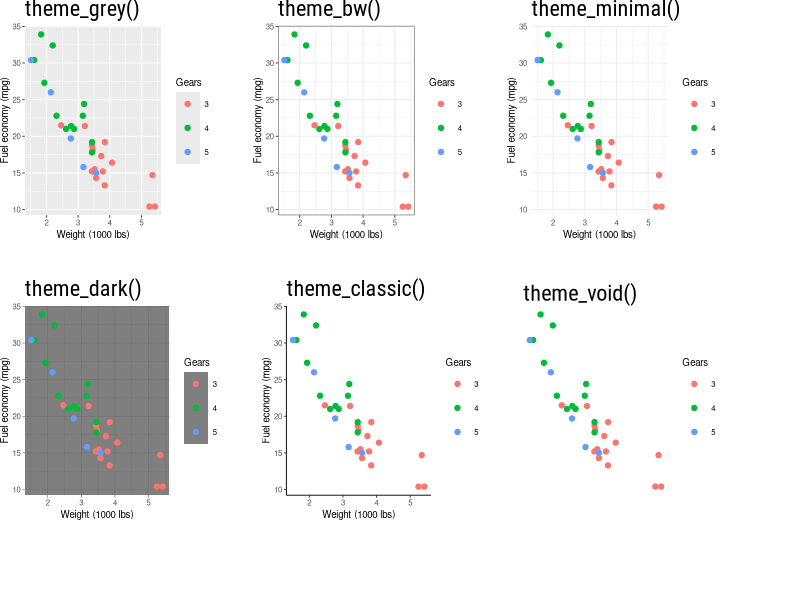

Generate this figure with R:
## ---- chunk 1
#| echo: false
#| results: 'asis'
#| fig-width: 10
#| fig-height: 5.5
#| fig-align: center
library(tidyverse)
library(patchwork)

mtcars2 <- within(mtcars, {
  vs <- factor(vs, labels = c("V-shaped", "Straight"))
  am <- factor(am, labels = c("Automatic", "Manual"))
  cyl  <- factor(cyl)
  gear <- factor(gear)
})

p <- ggplot(mtcars2) +
  geom_point(aes(x = wt, y = mpg, colour = gear)) +
  labs(x = "Weight (1000 lbs)", y = "Fuel economy (mpg)", colour = "Gears") +
  theme(plot.title = element_text(family = "Roboto Condensed"))

p1 <- p + labs(title = "theme_grey()") + theme_grey(base_size = 7)
p2 <- p + labs(title = "theme_bw()") + theme_bw(base_size = 7)
p3 <- p + labs(title = "theme_minimal()") + theme_minimal(base_size = 7)
p4 <- p + labs(title = "theme_dark()") + theme_dark(base_size = 7)
p5 <- p + labs(title = "theme_classic()") + theme_classic(base_size = 7)
p6 <- p + labs(title = "theme_void()") + theme_void(base_size = 7)

(p1 + p2 + p3) / (p4 + p5 + p6) & 
  theme(plot.title = element_text(family = "Roboto Condensed", size = 16),
        plot.margin = margin(b = 2, r = 2, unit = "lines"))
